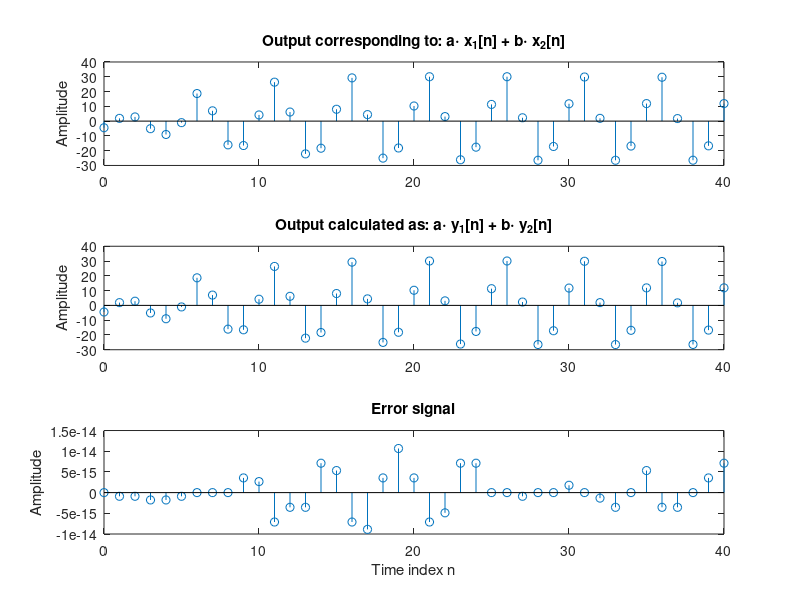
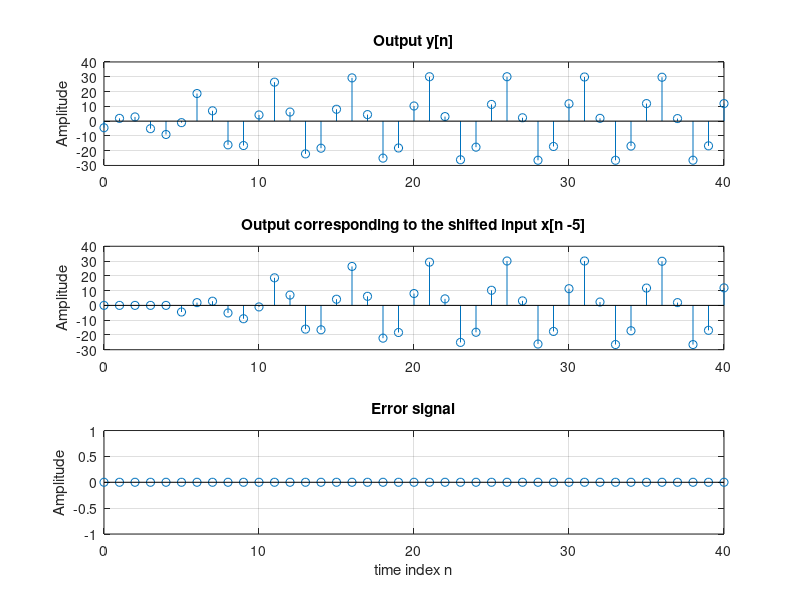

Write the MATLAB code that produced these figures, in order.
% Mohit Kumar SR No.- 19825
% DSP Assignment 6
% Question 4
% Demonstrate that the following system is linear and time invariant:
% y[n]−0.4y[n−1]+0.75y[n−2]=2.2403x[n]+2.4908x[n−1]+2.2403x[n−2]

clear all;
close all;
clc;

% linearity
n = 0:40; a = 2;b = -4;
x1 = cos(2*pi*0.2*n); x2 = cos(2*pi*0.4*n); x = a*x1 + b*x2;
num = [2.2403 2.4908 2.2403]; den = [1 -0.4 0.75];
ic = [0 0]; % setting the initial conditions to zero
y1 = filter(num,den,x1,ic); %calculation of the output signal y1[n]
y2 = filter(num,den,x2,ic); %calculation of the output signal y2[n]
y = filter(num,den,x,ic); %calculation of the output signal y[n]
yt = a*y1 + b*y2; d = y - yt; %calculation of the error signal d[n]
% plotting the error and the output signals
subplot(3,1,1); stem(n,y); ylabel('Amplitude');
title('Output corresponding to: a\cdot x_{1}[n] + b\cdot x_{2}[n]');
subplot(3,1,2); stem(n,yt); ylabel('Amplitude');
title('Output calculated as: a\cdot y_{1}[n] + b\cdot y_{2}[n]');
subplot(3,1,3); stem(n,d); xlabel('Time index n');
ylabel('Amplitude'); title('Error signal');

% time invariance
n = 0:40; D = 5; a = 2;b = -4;
x = a*cos(2*pi*0.2*n) + b*cos(2*pi*0.4*n); xd = [zeros(1,D) x];
num = [2.2403 2.4908 2.2403]; den = [1 -0.4 0.75];
ic = [0 0]; % setting the initial conditions to zero
% calculation of the output y[n]
y = filter(num,den,x,ic);
% calculation of the output yd[n]
yd = filter(num,den,xd,ic);
% Calculation of the error signal d[n]
d = y - yd(1+D:41+D);
% plotting the outputs
figure;
subplot(3,1,1); stem(n,y); ylabel('Amplitude');
title('Output y[n]'); grid;
subplot(3,1,2); stem(n,yd(1:41)); ylabel('Amplitude');
title(['Output corresponding to the shifted input x[n -', num2str(D),']']);
grid;
subplot(3,1,3); stem(n,d); xlabel('time index n');
ylabel('Amplitude');title('Error signal'); grid;